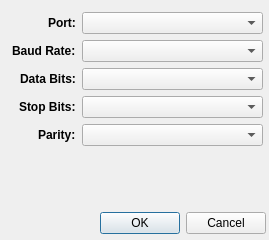
<?xml version="1.0" encoding="UTF-8"?>
<ui version="4.0">
 <class>SerialConfigWindow</class>
 <widget class="QDialog" name="SerialConfigWindow">
  <property name="geometry">
   <rect>
    <x>0</x>
    <y>0</y>
    <width>269</width>
    <height>240</height>
   </rect>
  </property>
  <property name="minimumSize">
   <size>
    <width>269</width>
    <height>240</height>
   </size>
  </property>
  <property name="maximumSize">
   <size>
    <width>269</width>
    <height>240</height>
   </size>
  </property>
  <property name="windowTitle">
   <string>SerialConfigWindow</string>
  </property>
  <property name="windowIcon">
   <iconset>
    <normaloff>icons/server_connect.png</normaloff>icons/server_connect.png</iconset>
  </property>
  <property name="modal">
   <bool>true</bool>
  </property>
  <widget class="QDialogButtonBox" name="buttonBox">
   <property name="geometry">
    <rect>
     <x>90</x>
     <y>210</y>
     <width>176</width>
     <height>27</height>
    </rect>
   </property>
   <property name="orientation">
    <enum>Qt::Horizontal</enum>
   </property>
   <property name="standardButtons">
    <set>QDialogButtonBox::Cancel|QDialogButtonBox::Ok</set>
   </property>
  </widget>
  <widget class="QWidget" name="">
   <property name="geometry">
    <rect>
     <x>12</x>
     <y>12</y>
     <width>251</width>
     <height>181</height>
    </rect>
   </property>
   <layout class="QFormLayout" name="formLayout">
    <property name="labelAlignment">
     <set>Qt::AlignRight|Qt::AlignTrailing|Qt::AlignVCenter</set>
    </property>
    <item row="0" column="0">
     <widget class="QLabel" name="labelPort">
      <property name="font">
       <font>
        <weight>75</weight>
        <bold>true</bold>
       </font>
      </property>
      <property name="text">
       <string>Port:</string>
      </property>
     </widget>
    </item>
    <item row="0" column="1">
     <widget class="QComboBox" name="comboBoxPort">
      <property name="frame">
       <bool>true</bool>
      </property>
     </widget>
    </item>
    <item row="1" column="0">
     <widget class="QLabel" name="labelBaud">
      <property name="font">
       <font>
        <weight>75</weight>
        <bold>true</bold>
       </font>
      </property>
      <property name="text">
       <string>Baud Rate:</string>
      </property>
     </widget>
    </item>
    <item row="1" column="1">
     <widget class="QComboBox" name="comboBoxBaud"/>
    </item>
    <item row="2" column="0">
     <widget class="QLabel" name="labelData">
      <property name="font">
       <font>
        <weight>75</weight>
        <bold>true</bold>
       </font>
      </property>
      <property name="text">
       <string>Data Bits:</string>
      </property>
     </widget>
    </item>
    <item row="2" column="1">
     <widget class="QComboBox" name="comboBoxData"/>
    </item>
    <item row="3" column="0">
     <widget class="QLabel" name="labelStop">
      <property name="font">
       <font>
        <weight>75</weight>
        <bold>true</bold>
       </font>
      </property>
      <property name="text">
       <string>Stop Bits:</string>
      </property>
     </widget>
    </item>
    <item row="3" column="1">
     <widget class="QComboBox" name="comboBoxStop"/>
    </item>
    <item row="4" column="0">
     <widget class="QLabel" name="labelParity">
      <property name="font">
       <font>
        <weight>75</weight>
        <bold>true</bold>
       </font>
      </property>
      <property name="text">
       <string>Parity:</string>
      </property>
     </widget>
    </item>
    <item row="4" column="1">
     <widget class="QComboBox" name="comboBoxParity"/>
    </item>
   </layout>
  </widget>
 </widget>
 <resources/>
 <connections>
  <connection>
   <sender>buttonBox</sender>
   <signal>accepted()</signal>
   <receiver>SerialConfigWindow</receiver>
   <slot>accept()</slot>
   <hints>
    <hint type="sourcelabel">
     <x>248</x>
     <y>254</y>
    </hint>
    <hint type="destinationlabel">
     <x>157</x>
     <y>274</y>
    </hint>
   </hints>
  </connection>
  <connection>
   <sender>buttonBox</sender>
   <signal>rejected()</signal>
   <receiver>SerialConfigWindow</receiver>
   <slot>reject()</slot>
   <hints>
    <hint type="sourcelabel">
     <x>316</x>
     <y>260</y>
    </hint>
    <hint type="destinationlabel">
     <x>286</x>
     <y>274</y>
    </hint>
   </hints>
  </connection>
 </connections>
</ui>
